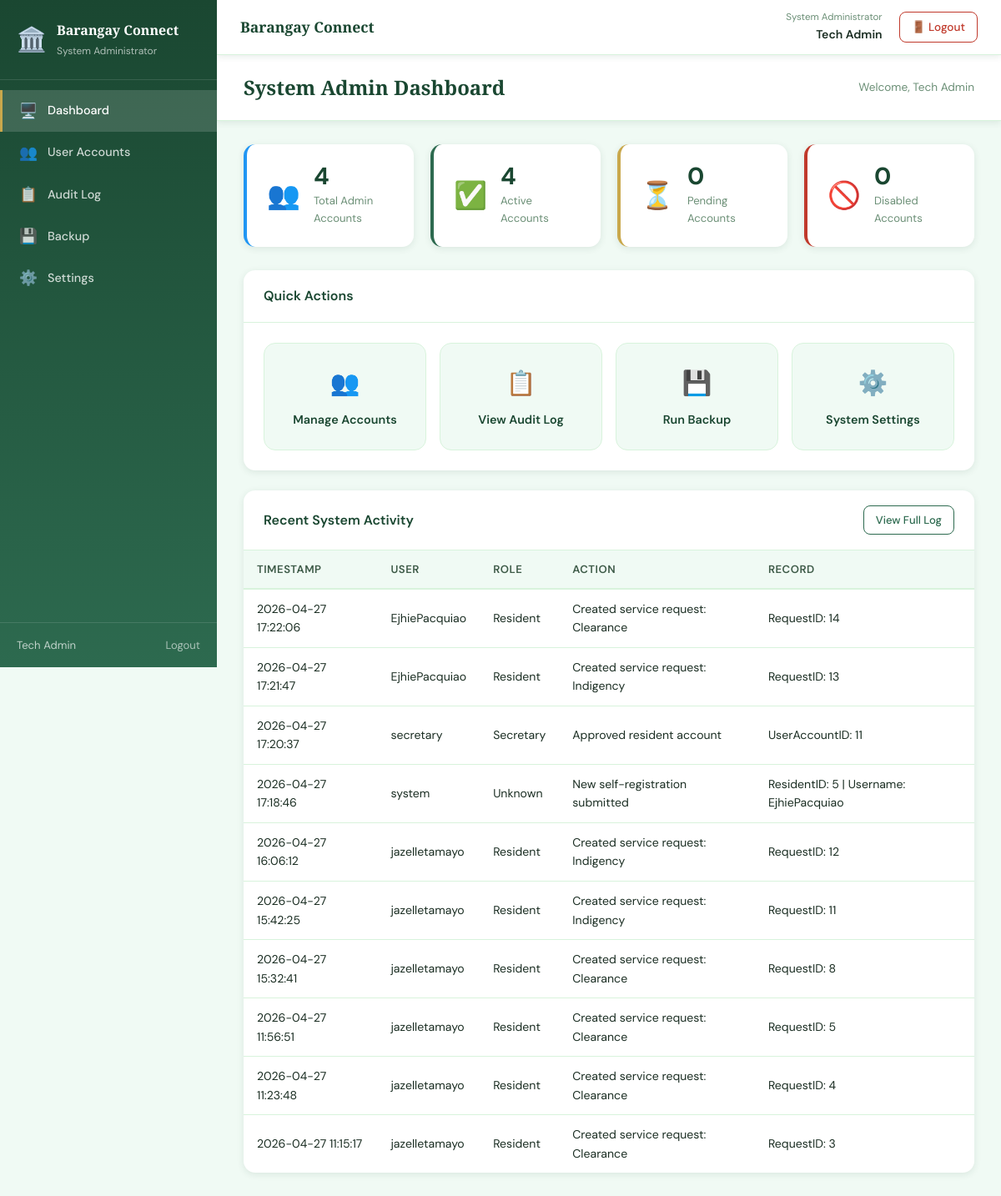
/sysadmin/dashboard.php (signed in), run on an earlier commit of the app's database.
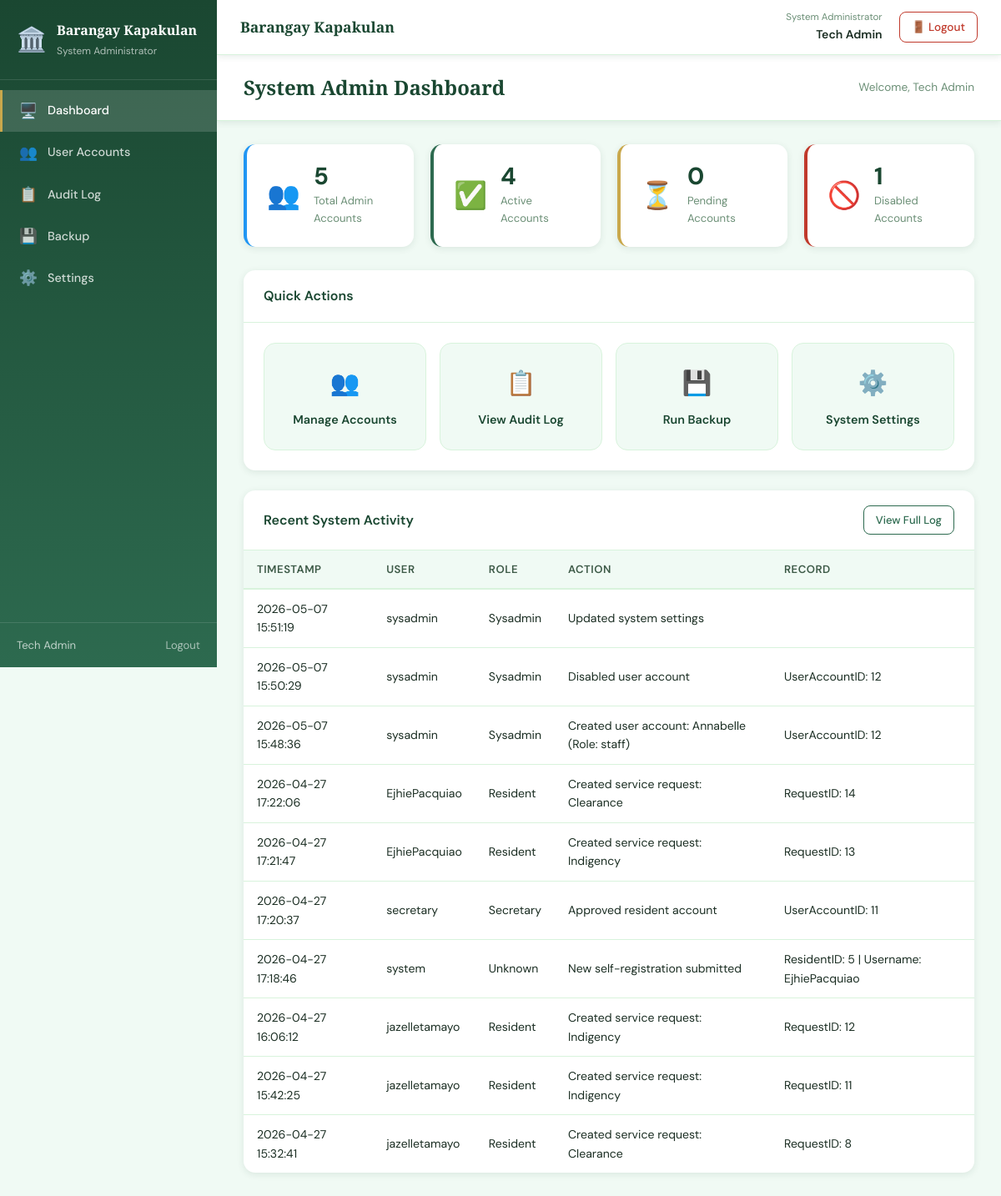
And on a later commit of the database.
### tables this page shows
CREATE TABLE `systemsettings` (
  `SettingKey` varchar(100) NOT NULL,
  `SettingValue` text NOT NULL
);

CREATE TABLE `auditlog` (
  `LogID` int(11) NOT NULL,
  `UserAccountID` int(11) DEFAULT NULL,
  `Username` varchar(100) DEFAULT NULL,
  `Role` varchar(50) DEFAULT NULL,
  `Action` varchar(255) NOT NULL,
  `RecordAffected` varchar(100) DEFAULT NULL,
  `IPAddress` varchar(45) DEFAULT NULL,
  `LoggedAt` datetime DEFAULT current_timestamp()
);

### config/settings.php (called while the page is built, shortened)
<?php
function load_settings(): array
{
    $defaults = [
        'barangay_name'    => 'Barangay Connect',
        'municipality'     => '',
        'contact'          => '',
        'email'            => '',
        'clearance_fee'    => '50.00',
        'maintenance_mode' => '0',
    ];
    try {
        $pdo = get_db();
        $stmt = $pdo->query("SELECT SettingKey, SettingValue FROM SystemSettings");
        $rows = [];
        while ($row = $stmt->fetch(PDO::FETCH_ASSOC)) {
            $rows[$row['SettingKey']] = $row['SettingValue'];
        }
        return array_merge($defaults, $rows);
    } catch (PDOException $e) {
        error_log('load_settings() error: ' . $e->getMessage());
        return $defaults;
    }
}
function get_setting($key, $default = null)
{
    static $settings = null;
    if ($settings === null) {
        $settings = load_settings();
    }
    return $settings[$key] ?? $default;
}

### sysadmin/dashboard.php (the view, shortened to what the changed rows need)
<?php
$pdo = get_db();
$stTotal = $pdo->query("SELECT COUNT(*) FROM useraccount WHERE Role IN ('captain','secretary','staff','sysadmin')");
$stDisabled = $pdo->query("SELECT COUNT(*) FROM useraccount WHERE Role IN ('captain','secretary','staff','sysadmin') AND AccountStatus = 'Inactive'");
$total = (int) ($stTotal ? $stTotal->fetchColumn() : 0);
$disabled = (int) ($stDisabled ? $stDisabled->fetchColumn() : 0);
$stmt = $pdo->prepare("
SELECT a.LoggedAt AS created_at, a.Action, a.RecordAffected,
a.Username, a.Role
FROM auditlog a
ORDER BY a.LoggedAt DESC
LIMIT 10
");
$stmt->execute();
$activity = $stmt->fetchAll(PDO::FETCH_ASSOC);
include '../includes/header.php';
?>
<div class="app-layout">
    <?php include '../includes/sidebar.php'; ?>
    <main class="main-content">
        <?php include '../includes/navbar.php'; ?>
        <div class="page-header">
            <h1>System Admin Dashboard</h1>
        </div>
        <div class="page-body">
            <div class="stats-grid">
                <div class="stat-card stat-blue">
                    <div class="stat-info">
                        <span class="stat-value"><?= (int) $total ?></span>
                        <span class="stat-label">Total Admin Accounts</span>
                    </div>
                </div>
                <div class="stat-card stat-red">
                    <div class="stat-info">
                        <span class="stat-value"><?= (int) $disabled ?></span>
                        <span class="stat-label">Disabled Accounts</span>
                    </div>
                </div>
            </div>
            <div class="card mt-4">
                <table class="data-table">
                    <thead>
                        <tr>
                            <th>Timestamp</th>
                            <th>User</th>
                            <th>Role</th>
                            <th>Action</th>
                            <th>Record</th>
                        </tr>
                    </thead>
                    <tbody>
                        <?php if (empty($activity)): ?>
                            <tr>
                                <td colspan="5" class="empty-row">No recent activity.</td>
                            </tr>
                        <?php else: ?>
                            <?php foreach ($activity as $row): ?>
                                <tr>
                                    <td><?= htmlspecialchars($row['created_at']) ?></td>
                                    <td><?= htmlspecialchars($row['Username']       ?? '—') ?></td>
                                    <td><?= htmlspecialchars(ucfirst($row['Role'])  ?? '—') ?></td>
                                    <td><?= htmlspecialchars($row['Action']) ?></td>
                                    <td><?= htmlspecialchars($row['RecordAffected'] ?? '—') ?></td>
                                </tr>
                            <?php endforeach; ?>
                        <?php endif; ?>
                    </tbody>
                </table>
            </div>
        </div>
    </main>
</div>
<?php include '../includes/footer.php'; ?>

### includes/sidebar.php (shortened to what the changed rows need)
<?php
require_once __DIR__ . '/../config/settings.php';
$role    = $_SESSION['role'] ?? '';
$current = $_SERVER['PHP_SELF'];
function nav_link(string $href, string $icon, string $label, string $current): string
{
    $active = (strpos($current, basename($href)) !== false) ? 'active' : '';
    return "
        <a href=\"$href\" class=\"nav-link $active\">
            <span class=\"nav-icon\">$icon</span>
            $label
        </a>";
}
$role_labels = [
    'captain'   => 'Barangay Captain',
    'secretary' => 'Barangay Secretary',
    'staff'     => 'Barangay Staff',
    'sysadmin'  => 'System Administrator',
    'resident'  => 'Resident',
];
?>
<aside class="sidebar">
    <div class="sidebar-brand">
        <div>
            <div class="brand-name"><?= htmlspecialchars(get_setting('barangay_name', 'Barangay Connect')) ?></div>
            <div class="brand-role">
                <?= htmlspecialchars($role_labels[$role] ?? 'User') ?>
            </div>
        </div>
    </div>
    <nav class="sidebar-nav">
        <?php foreach ($menus[$role] ?? [] as $item): ?>
            <?= nav_link($item['href'], $item['icon'], $item['label'], $current) ?>
        <?php endforeach; ?>
    </nav>
</aside>

### includes/navbar.php (shortened to what the changed rows need)
<?php
require_once __DIR__ . '/../config/settings.php';
$brgy_name    = get_setting('barangay_name', 'Barangay Connect');
?>
<nav class="topnav">
    <div class="topnav-left">
        <span class="topnav-title"><?= htmlspecialchars($brgy_name) ?></span>
    </div>
</nav>

What changed in the data, as far as the page shows it:
no longer on this page (row unchanged): systemsettings: SettingKey "Barangay Connect"
no longer on this page (row unchanged): auditlog: LoggedAt "2026-04-27 11:56:51", Username "jazelletamayo", Role "Resident", Action "Created service request: Clearance", RecordAffected "RequestID: 5"
no longer on this page (row unchanged): auditlog: LoggedAt "2026-04-27 11:23:48", Username "jazelletamayo", Role "Resident", Action "Created service request: Clearance", RecordAffected "RequestID: 4"
no longer on this page (row unchanged): auditlog: LoggedAt "2026-04-27 11:15:17", Username "jazelletamayo", Role "Resident", Action "Created service request: Clearance", RecordAffected "RequestID: 3"
added auditlog: LoggedAt "2026-05-07 15:51:19", Username "sysadmin", Role "Sysadmin", Action "Updated system settings"
added auditlog: LoggedAt "2026-05-07 15:50:29", Username "sysadmin", Role "Sysadmin", Action "Disabled user account", RecordAffected "UserAccountID: 12"
added auditlog: LoggedAt "2026-05-07 15:48:36", Username "sysadmin", Role "Sysadmin", Action "Created user account: Annabelle (Role: staff)", RecordAffected "UserAccountID: 12"
Also different on the page:
get_setting('barangay_name', 'Barangay Connect'): (not shown) → "Barangay Kapakulan"
$brgy_name: (not shown) → "Barangay Kapakulan"
$total: "4" → "5"
$disabled: "0" → "1"
